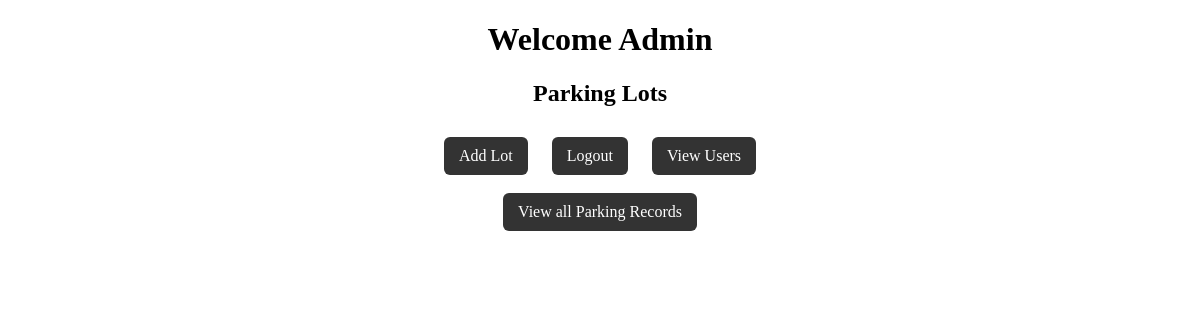
The page /admin_dashboard (signed in) on the database as committed earlier.
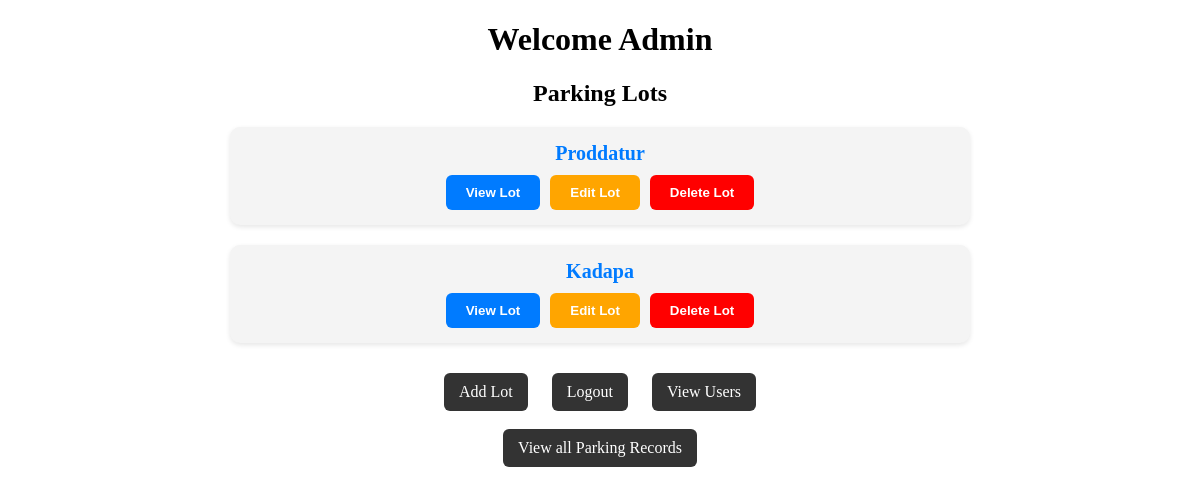
The same page on the database as committed later.
### tables this page shows
CREATE TABLE Parking_Lots(
        Lot_ID INTEGER PRIMARY KEY,
        Location_name TEXT,
        Price INTEGER,
        Address TEXT,
        Pincode INTEGER,
        no_of_spots INTEGER
    );

### app.py (the view)
@app.route("/admin_dashboard")
def admin_dashboard():
    if "username" not in session or session["role"]!="admin":
        return redirect("/Login")
    else:
        connection=sqlite3.connect("database.db")
        cursor=connection.cursor()
        cursor.execute("SELECT * FROM Parking_Lots")
        lots=cursor.fetchall()
        connection.close()
        return render_template("admin_dashboard.html", lots=lots)

### templates/admin_dashboard.html (shortened to what this page needs)
<!DOCTYPE html>
<html>
<head>
</head>
<body>
    <h1 style="text-align: center;">Welcome Admin</h1>
    <h2 style="text-align: center;">Parking Lots</h2>
    {% for lot in lots %}
    <div class="lot-container">
        <div class="lot-title">{{ lot[1] }}</div>
        <div class="button-group">
            <form method="get" action="/View_Lot/">
                <button class="button view-button">View Lot</button>
            </form>
            <form method="get" action="/Edit_Lot/{{ lot[0]}}">
                <button type="submit" class="button edit-button">Edit Lot</button>
            </form>
            <form method="post" action="/Delete_Lot" onsubmit="return confirm('Are you sure?');">
                <button class="button delete-button">Delete Lot</button>
            </form>
        </div>
    </div>
    {% endfor %}
    <div class="nav-links">
        <a href="/Add_Lot">Add Lot</a>
        <a href="/Logout">Logout</a>
        <a href="/View_Users">View Users</a><br><br>
        <a href="/all_parking_records">View all Parking Records</a>
    </div>
</body>
</html>

### templates/admin_dashboard.html (style rules this page uses)
.lot-container { width: 60%; margin: 20px auto; padding: 15px; background-color: #f4f4f4; border-radius: 10px; box-shadow: 0 2px 5px rgba(0,0,0,0.1); }
.lot-title { font-size: 20px; font-weight: bold; margin-bottom: 10px; text-align: center; color: #007BFF; }
.button-group { display: flex; justify-content: center; gap: 10px; }
.button { padding: 10px 20px; border: none; border-radius: 6px; color: white; font-weight: bold; cursor: pointer; }
.view-button { background-color: #007BFF; }
.edit-button { background-color: orange; }
.delete-button { background-color: red; }
.nav-links { text-align: center; margin-top: 30px; }
.nav-links a { display: inline-block; padding: 10px 15px; background-color: #333; color: white; text-decoration: none; border-radius: 6px; margin: 0 10px; justify-content: center; }

Rows that differ between the two databases and show on the page:
added Parking_Lots: Location_name "Proddatur"
added Parking_Lots: Location_name "Kadapa"
